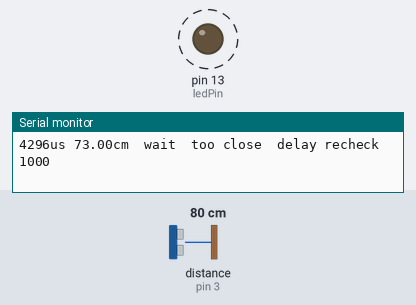
This sketch was run on a simulated Arduino Pro Mini, built with avr-gcc and run on an emulated ATmega328P. On the bench: output pins drawn as LEDs (lit = HIGH), the last lines printed to the serial monitor. Wiring (inferred from the names in the program): ultrasonic range finder: trigger pin 3; echo pin 3. Dashed ring = blinking. Inputs (shaded band) come from the test bench; at power-on: distance to the obstacle (sensor on pin 3) 80 cm. The echo pulse lasts 58.3 µs per cm; pins used as bus, display or sensor lines are not drawn.

Above: at 1.2 s.
1.3 s: distance to the obstacle (sensor on pin 3) set to 2 cm
4.3 s: distance to the obstacle (sensor on pin 3) set to 4 cm
At 10.9 s:
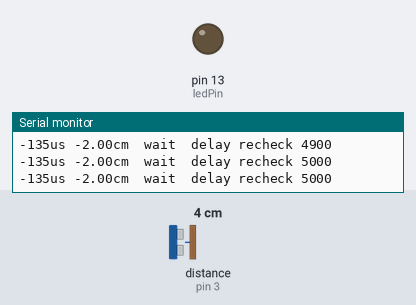
Timing chart, 0 to 12.4 s (numbered marks = the images above; inputs shaded):
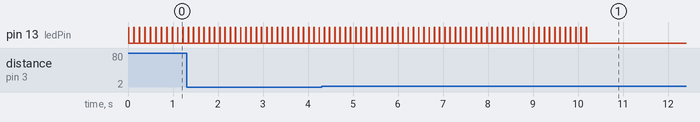

Measured:
- by itself, pin 13 (ledPin): alternates HIGH for 0.01 s and LOW for 0.11 s, 102 changes in all, then stays LOW

The sketch:

analog_read_distance_pro_sonic.ino
```cpp
/*
   Parking Assistant Using Range Sensor
   Created by Mark Slemko - October 5, 2013

   Parts taken from: http://arduino.cc/en/Tutorial/AnalogInput

   refined 2015-10-17
     - adjusted to accomodate shorter distance
   refined 2021-01-31
     - adjusted to clarify code, clean up, and to work on arduino pro mini

*/

#include <math.h>
#include <SoftwareSerial.h>
SoftwareSerial Serial7Segment(8, 9); //RX pin, TX pin

int pingPin = 3;    // select the input pin for the potentiometer
int ledPin = 13;      // select the pin for the LED

int colorR = 7;
int colorGnd = 6;
int colorG = 4;
int colorB = 5;


int settleTime = 5000; // when same value is reached for this time, stop checking as often
int recheckTime = 0;
int timer = 0;
double settleDistance = 0.0;
double variance = 2.0;

#define STOP_DISTANCE     80.0
#define STOP_BRACKET      6.0
#define MAX_RECHECK_TIME  2000
#define NORMAL_RECHECK_TIME 100

#define SENSOR_ACTIVE     250.0
#define SENSOR_TOO_CLOSE  20.0

#define LED_ACTIVE_PING_INDICATOR_TIME 10

void setColor( int r, int g, int b) {
  digitalWrite(colorGnd, LOW);
  digitalWrite(colorR, r);
  digitalWrite(colorG, g);
  digitalWrite(colorB, b);
}

void setup() {
  // declare the ledPin as an OUTPUT:
  pinMode(ledPin, OUTPUT);

  pinMode(colorR, OUTPUT);
  pinMode(colorGnd, OUTPUT);
  pinMode(colorG, OUTPUT);
  pinMode(colorB, OUTPUT);

  setColor(LOW, LOW, LOW);

  Serial.begin(9600);
  Serial7Segment.begin(9600); //Talk to the Serial7Segment at 9600 bps
  Serial7Segment.write('v'); //Reset the display - this forces the cursor to return to the beginning of the display
}

long microsecondsToCentimeters(long microseconds)
{
  // The speed of sound is 343 m/s or 29 microseconds per centimeter.
  // The ping travels out and back, so to find the distance of the
  // object we take half of the distance travelled.
  double cm = (double)microseconds / 58.32;  // 29.16 * 2 us
  return (long)cm;
}

long sonicPing() {
  long duration, cm;

  pinMode(pingPin, OUTPUT);
  digitalWrite(pingPin, LOW);
  delayMicroseconds(2);
  digitalWrite(pingPin, HIGH);
  delayMicroseconds(10);
  digitalWrite(pingPin, LOW);
  delayMicroseconds(20);
  // The same pin is used to read the signal from the PING))): a HIGH
  // pulse whose duration is the time (in microseconds) from the sending
  // of the ping to the reception of its echo off of an object.
  pinMode(pingPin, INPUT);
  duration = pulseIn(pingPin, HIGH) - 350;
  Serial.print(duration);
  Serial.print("us ");
  cm = microsecondsToCentimeters(duration);

  return cm;
}

void loop() {
  // read the value from the sensor:
  double distance = sonicPing();
  Serial.print(distance);
  Serial.print("cm ");

  // display the distance
  char tempString[10]; //Used for sprintf
  sprintf(tempString, "%4d", (int)distance); //Convert deciSecond into a string that is right adjusted
  Serial7Segment.print(tempString);

  // give visual indication that a ping occurs
  digitalWrite(ledPin, HIGH); // turn the ledPin on
  delay(LED_ACTIVE_PING_INDICATOR_TIME); // stop the program for a few milliseconds to show a ping just occurred
  digitalWrite(ledPin, LOW); // turn the ledPin off:
  Serial.print(" wait ");

  bool settledTimeReached = checkSettleTimeReached(distance);
  timer += NORMAL_RECHECK_TIME; // increment timer

  // check if settle time reached to turn off LED
  if (settledTimeReached) {
    // turn off LED
    setColor( LOW, LOW, LOW);

    recheckTime = timer;
    if (recheckTime < settleTime) {
      if (recheckTime > MAX_RECHECK_TIME) {
        recheckTime = MAX_RECHECK_TIME;
      }
    } else {
      timer = recheckTime = settleTime;
    }


    // turn off RGBLED
    setColor( LOW, LOW, LOW);
  } else {
    recheckTime = NORMAL_RECHECK_TIME;

    setColor( LOW, LOW, LOW);
    if (shouldShowStopLED(distance)) {
      if (distance < (STOP_DISTANCE - STOP_BRACKET)) {
        // too close - blue on
        setColor( LOW, LOW, HIGH);
        Serial.print(" too close ");
      } else if (distance > (STOP_DISTANCE + STOP_BRACKET)) {
        // too far - green on
        setColor( LOW, HIGH, LOW);
        Serial.print(" too far ");
      } else  {
        // perfect - red on
        setColor( HIGH, LOW, LOW);
        Serial.print(" stop ");
      }
    }
  }

  Serial.print(" delay recheck ");
  Serial.print(timer);
  delay(recheckTime); // wait for next check

  Serial.println("");
}

boolean shouldShowStopLED(double distance) {
   //abs(distance - STOP_DISTANCE) < (variance * (1.0 + distance / 50.0)) + (STOP_BRACKET * 2)) {
  if ( abs(distance) < SENSOR_ACTIVE && abs(distance) > SENSOR_TOO_CLOSE) {
    return true;
  }
  return false;
}

boolean checkSettleTimeReached(double distance) {
  boolean delta = abs(settleDistance - distance) > (variance * (1.0 +  distance / 100.0));

  // if the delta is too big, reset the timer
  if (delta) {
    timer = 0;
  }

  if (timer < settleTime) {
    settleDistance = distance;
    return false;
  } else {
    return true;
  }
}
```
